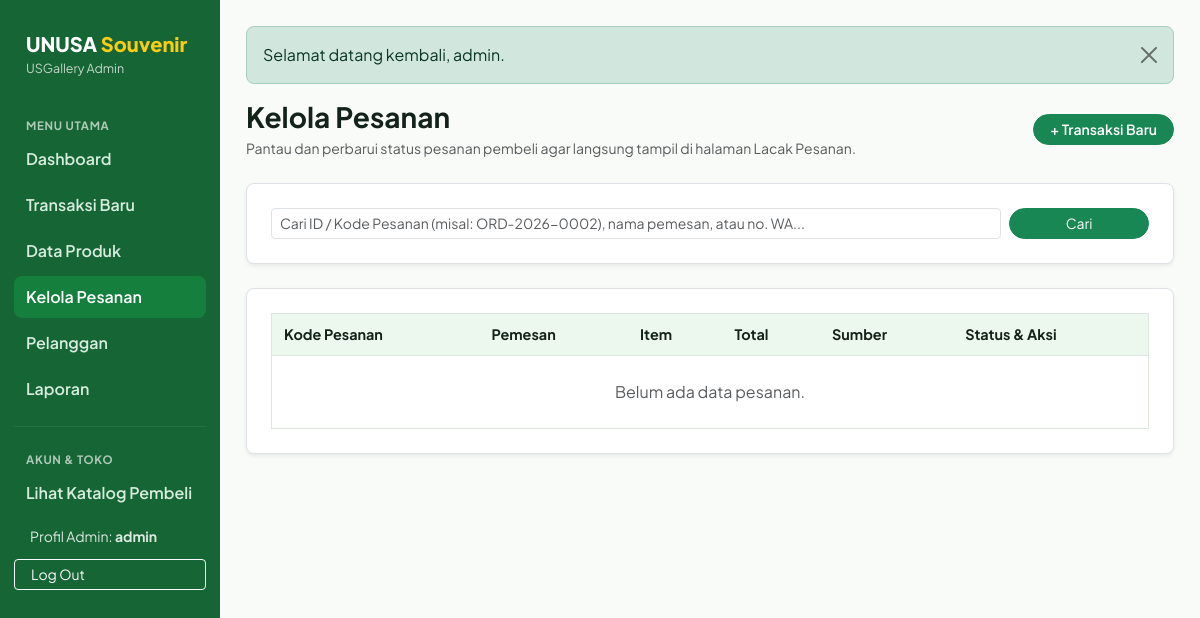
The app's page /admin/kelola_pesanan.php (signed in), older data.
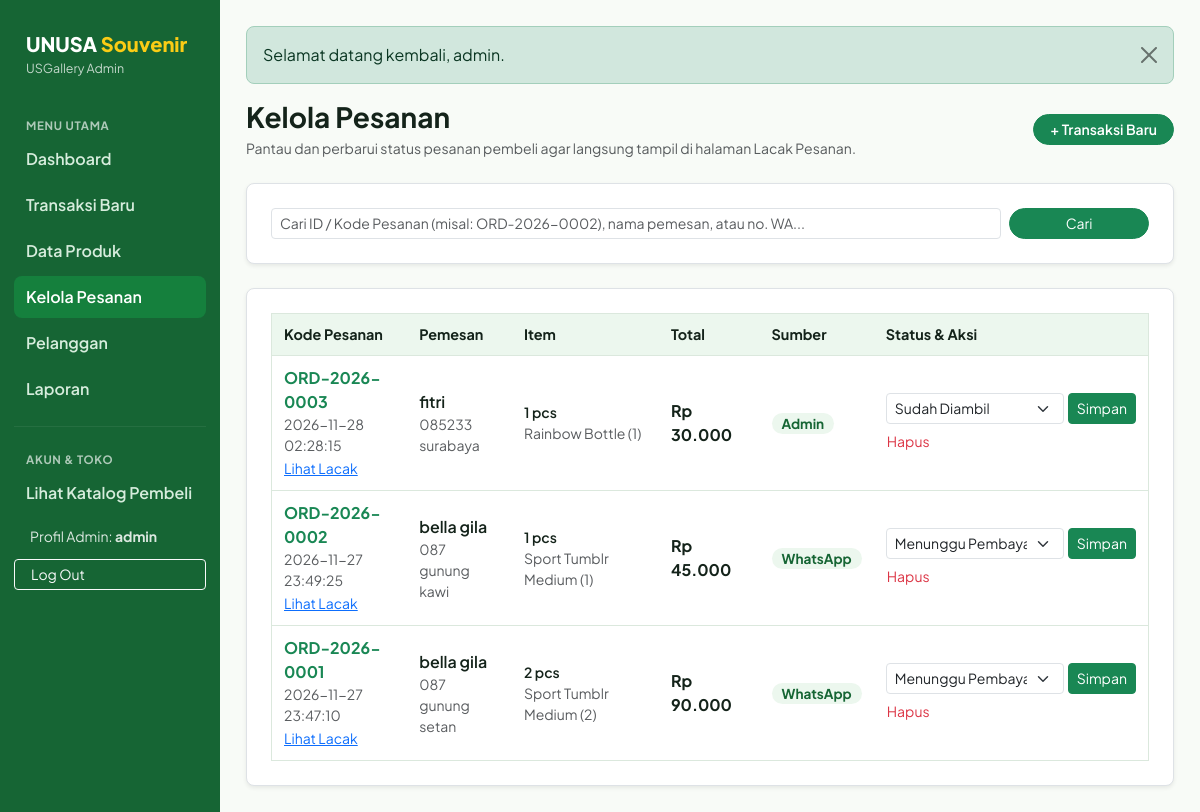
The same page, newer data.
### tables this page shows
CREATE TABLE `transaksi` (
  `id_transaksi` int(11) NOT NULL,
  `kode` varchar(20) DEFAULT NULL,
  `id_admin` int(11) DEFAULT NULL,
  `id_pelanggan` int(11) NOT NULL,
  `tanggal_transaksi` datetime DEFAULT current_timestamp(),
  `total_transaksi` decimal(12,2) NOT NULL DEFAULT 0.00,
  `status` varchar(20) NOT NULL DEFAULT 'Menunggu',
  `sumber` varchar(10) NOT NULL DEFAULT 'WhatsApp'
);

CREATE TABLE `pelanggan` (
  `id_pelanggan` int(11) NOT NULL,
  `nama_pelanggan` varchar(100) NOT NULL,
  `no_telepon` varchar(20) DEFAULT NULL,
  `alamat` text DEFAULT NULL
);

### config.php (called while the page is built, shortened)
<?php
function e($s){return htmlspecialchars((string)$s,ENT_QUOTES,'UTF-8');}
function rp($n){return 'Rp '.number_format((float)$n,0,',','.');}

### admin/kelola_pesanan.php (the view, shortened to what this page needs)
<?php
require_once __DIR__ . '/_layout.php';
$allowedStatuses = [
    'Menunggu Pembayaran',
    'Sedang Diproses',
    'Siap Diambil',
    'Sudah Diambil'
];
$qOrder = trim($_GET['q'] ?? '');
$sql = "
    SELECT t.*, pl.nama_pelanggan, pl.no_telepon, pl.alamat,
           (SELECT COALESCE(SUM(dt.jumlah), 0) FROM detail_transaksi dt WHERE dt.id_transaksi = t.id_transaksi) AS total_item,
           (SELECT GROUP_CONCAT(CONCAT(pr.nama_produk, ' (', dt.jumlah, ')') SEPARATOR ', ')
            FROM detail_transaksi dt
            LEFT JOIN produk pr ON dt.id_produk = pr.id_produk
            WHERE dt.id_transaksi = t.id_transaksi) AS ringkasan_item
    FROM transaksi t
    LEFT JOIN pelanggan pl ON t.id_pelanggan = pl.id_pelanggan
    WHERE 1=1
";
$params = [];
$sql .= " ORDER BY t.id_transaksi DESC";
$stmt = $pdo->prepare($sql);
$stmt->execute($params);
$orders = $stmt->fetchAll();
?>
<div class="d-flex flex-wrap justify-content-between align-items-center gap-2 mb-4">
  <div>
    <h1 class="h3 fw-bold mb-1">Kelola Pesanan</h1>
    <p class="text-muted small mb-0">Pantau dan perbarui status pesanan pembeli agar langsung tampil di halaman Lacak Pesanan.</p>
  </div>
  <a href="transaksi.php" class="btn btn-sm btn-success rounded-pill px-3 fw-semibold">+ Transaksi Baru</a>
</div>
<div class="bg-white border rounded-3 p-4 shadow-sm mb-4">
  <form method="get" action="kelola_pesanan.php" class="row g-2 align-items-center">
    <div class="col-sm-9 col-md-10">
      <input type="text" name="q" value="<?= e($qOrder) ?>" class="form-control form-control-sm"
             placeholder="Cari ID / Kode Pesanan (misal: ORD-2026-0002), nama pemesan, atau no. WA...">
    </div>
    <div class="col-sm-3 col-md-2 d-flex gap-1">
      <button type="submit" class="btn btn-sm btn-success w-100 rounded-pill">Cari</button>
    </div>
  </form>
</div>
<div class="bg-white border rounded-3 p-4 shadow-sm">
  <div class="table-responsive">
    <table class="tbl">
      <thead>
        <tr>
          <th>Kode Pesanan</th>
          <th>Pemesan</th>
          <th>Item</th>
          <th>Total</th>
          <th>Sumber</th>
          <th>Status &amp; Aksi</th>
        </tr>
      </thead>
      <tbody>
        <?php if (empty($orders)): ?>
          <tr>
            <td colspan="6" class="text-center text-muted py-4">Belum ada data pesanan.</td>
          </tr>
        <?php else: ?>
          <?php foreach ($orders as $ord): ?>
            <?php $curStatus = (string)($ord['status'] ?? 'Menunggu Pembayaran'); ?>
            <tr>
              <td>
                <div class="fw-bold text-success"><?= e($ord['kode']) ?></div>
                <div class="small text-muted"><?= e($ord['tanggal_transaksi'] ?? '') ?></div>
                <a href="../lacak.php?kode=<?= urlencode((string)$ord['kode']) ?>" target="_blank"
                   class="small text-decoration-underline">Lihat Lacak</a>
              </td>
              <td>
                <div class="fw-semibold"><?= e($ord['nama_pelanggan'] ?? 'Pelanggan Langsung') ?></div>
                <?php if (!empty($ord['no_telepon'])): ?>
                  <div class="small text-muted"><?= e($ord['no_telepon']) ?></div>
                <?php endif; ?>
                <?php if (!empty($ord['alamat'])): ?>
                  <div class="small text-muted"><?= e($ord['alamat']) ?></div>
                <?php endif; ?>
              </td>
              <td class="small">
                <div class="fw-semibold"><?= (int)($ord['total_item'] ?? 0) ?> pcs</div>
                <div class="text-muted"><?= e($ord['ringkasan_item'] ?? '-') ?></div>
              </td>
              <td class="fw-bold"><?= e(rp((float)($ord['total_transaksi'] ?? 0))) ?></td>
              <td><span class="pill"><?= e($ord['sumber'] ?? 'WhatsApp') ?></span></td>
              <td style="min-width: 230px;">
                <form method="post" action="kelola_pesanan.php" class="d-flex gap-1 mb-1">
                  <select name="status" class="form-select form-select-sm">
                    <?php foreach ($allowedStatuses as $stOpt): ?>
                      <option value="<?= e($stOpt) ?>" <?= $curStatus === $stOpt ? 'selected' : '' ?>>
                        <?= e($stOpt) ?>
                      </option>
                    <?php endforeach; ?>
                  </select>
                  <button type="submit" class="btn btn-sm btn-success px-2">Simpan</button>
                </form>
                <form method="post" action="kelola_pesanan.php" class="m-0"
                      onsubmit="return confirm('Hapus pesanan <?= e($ord['kode']) ?>?');">
                  <button type="submit" class="btn btn-sm btn-link text-danger p-0 small text-decoration-none">
                    Hapus
                  </button>
                </form>
              </td>
            </tr>
          <?php endforeach; ?>
        <?php endif; ?>
      </tbody>
    </table>
  </div>
</div>
<?php require_once __DIR__ . '/_footer.php'; ?>

Row changes from the older to the newer data that the page shows:
added transaksi: kode "ORD-2026-0003", tanggal_transaksi "2026-11-28 02:28:15", id_pelanggan.nama_pelanggan "fitri", id_pelanggan.no_telepon "085233", id_pelanggan.alamat "surabaya", total_item "1", ringkasan_item "Rainbow Bottle (1)", total_transaksi "Rp 30.000", sumber "Admin", status "Sudah Diambil"
added transaksi: kode "ORD-2026-0002", tanggal_transaksi "2026-11-27 23:49:25", id_pelanggan.nama_pelanggan "bella gila", id_pelanggan.no_telepon "087", id_pelanggan.alamat "gunung kawi", total_item "1", ringkasan_item "Sport Tumblr Medium (1)", total_transaksi "Rp 45.000", sumber "WhatsApp", status "Menunggu Pembayaran"
added transaksi: kode "ORD-2026-0001", tanggal_transaksi "2026-11-27 23:47:10", id_pelanggan.nama_pelanggan "bella gila", id_pelanggan.no_telepon "087", id_pelanggan.alamat "gunung setan", total_item "2", ringkasan_item "Sport Tumblr Medium (2)", total_transaksi "Rp 90.000", sumber "WhatsApp", status "Menunggu Pembayaran"
Text that changed along with them:
text no longer shown: "Belum ada data pesanan."
